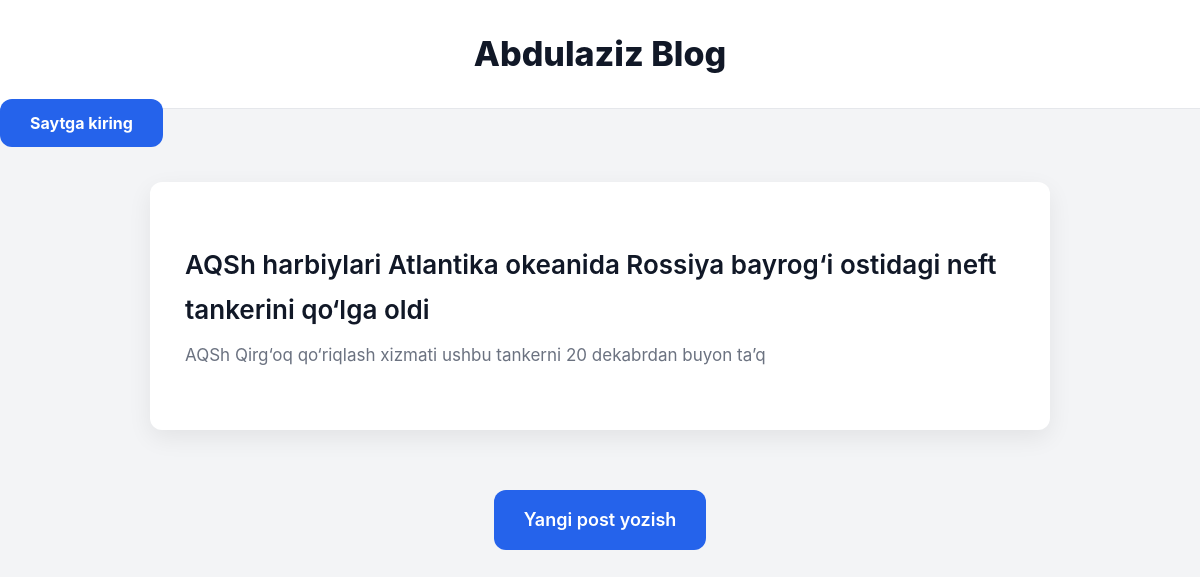
The app's page /, older data.
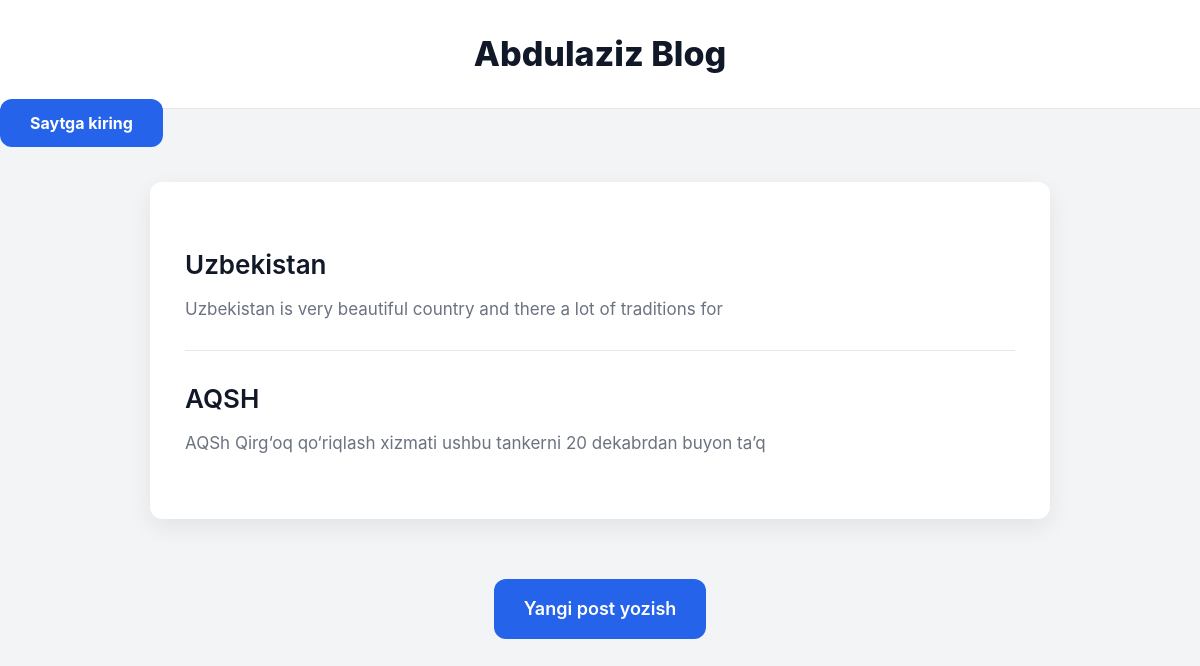
The same page, newer data.
### blog/models.py (models this page shows, shortened)
class Post(models.Model):
    title = models.CharField(max_length=200)
    author = models.ForeignKey(
        'auth.User',
        on_delete=models.CASCADE,
    )
    body = models.TextField()

### blog/views.py (the view)
# urls.py: path('', PostListView.as_view(), name='home'),
class PostListView(ListView):
    model = Post
    template_name = 'home.html'

### templates/home.html
{% extends 'base.html' %}
{% block content %}
    {% for post in object_list %}
    <div class="post-entry">
        <h2><a href="{% url 'post_detail' post.pk %}">{{ post.title }}</a></h2>
        <p>{{ post.body | slice:":70" }}</p>
    </div>
    {% endfor %}
{% endblock content %}

### templates/base.html (shortened to what this page needs)
{% load static %}
<!DOCTYPE html>
<html lang="en">
<head>
    <link rel="stylesheet" href="{% static 'css/base.css' %}">
</head>
<body>
<header>
    <h1>
        <a href="{% url 'home' %}">Abdulaziz Blog</a>
    </h1>
</header>
        {% if user.is_authenticated %}
    <p>Xush kelibsiz, {{ user.username }}</p>
    <form method="post" action="{% url 'logout' %}">
        {% csrf_token %}
        <button type="submit" class="btn">Log out</button>
    </form>
{% else %}
    <a href="{% url 'login' %}" class="btn">Saytga kiring</a>
{% endif %}
<div>
    {% block content %}
    {% endblock content %}
</div>
<footer><h2>
    <a href="{% url 'post_new' %}">Yangi post yozish</a>
</h2></footer>
</body>
</html>

### static/css/base.css (style rules this page uses)
* { margin: 0; padding: 0; box-sizing: border-box; }
:root { --bg-main: #f3f4f6; --bg-white: #ffffff; --text-dark: #111827; --text-muted: #6b7280; --primary: #2563eb; --border: #e5e7eb; --radius: 12px; --shadow: 0 8px 24px rgba(0,0,0,0.07); }
body { font-family: 'Inter', 'Segoe UI', sans-serif; background: var(--bg-main); color: var(--text-dark); line-height: 1.75; }
header { background: var(--bg-white); padding: 24px 0; text-align: center; border-bottom: 1px solid var(--border); }
header h1 a { font-size: 34px; font-weight: 800; color: var(--text-dark); text-decoration: none; }
body > div { max-width: 900px; margin: 45px auto; padding: 35px; background: var(--bg-white); border-radius: var(--radius); box-shadow: var(--shadow); }
.post-entry { padding: 25px 0; border-bottom: 1px solid var(--border); }
.post-entry:last-child { border-bottom: none; }
.post-entry h2 { font-size: 26px; margin-bottom: 8px; }
.post-entry h2 a { color: var(--text-dark); text-decoration: none; }
.post-entry p { font-size: 17px; color: var(--text-muted); }
a { color: var(--primary); font-weight: 600; }
footer { margin-top: 60px; text-align: center; }
footer h2 a { display: inline-block; padding: 14px 30px; background: var(--primary); color: #fff; border-radius: var(--radius); text-decoration: none; font-size: 18px; }
.btn { background: var(--primary); color: #fff; border: none; padding: 14px 30px; border-radius: var(--radius); font-size: 16px; font-weight: 700; cursor: pointer; transition: 0.25s ease; }
a, a:hover, a:focus, a:active { text-decoration: none; color: var(--primary); transition: 0.2s ease; }

Row changes from the older to the newer data that the page shows:
removed Post: title "AQSh harbiylari Atlantika okeanida Rossiya bayrog‘i ostidagi neft tankerini qo‘lga oldi", body "AQSh Qirg‘oq qo‘riqlash xizmati ushbu tankerni 20 dekabrdan buyon ta’q"
added Post: title "Uzbekistan", body "Uzbekistan is very beautiful country and there a lot of traditions for"
added Post: title "AQSH", body "AQSh Qirg‘oq qo‘riqlash xizmati ushbu tankerni 20 dekabrdan buyon ta’q"
